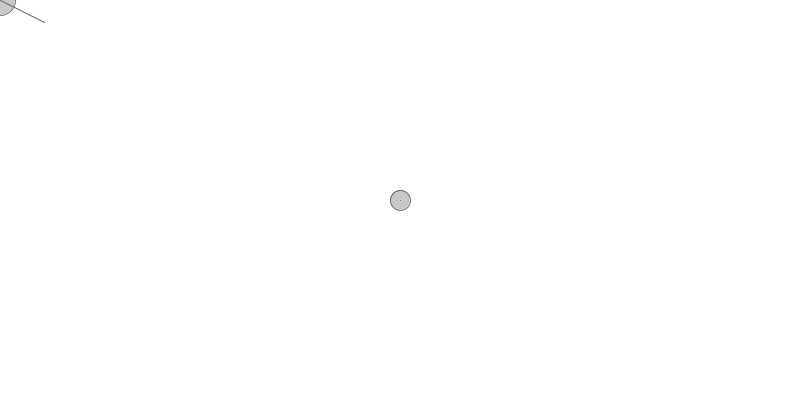
Frame 1 (no input)
Frame 60 (the mouse pressed at the canvas centre just before this capture): identical to frame 1, image omitted
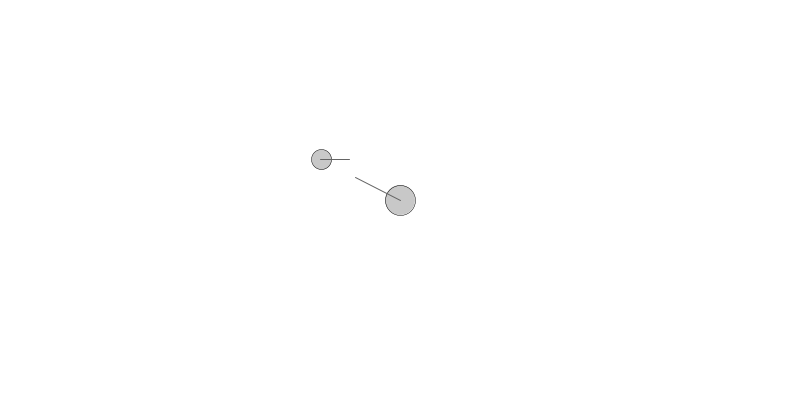
Frame 120 (the mouse held since frame 60 and released just before this capture)

The Processing sketch that drew these frames (run headless with seeded random() and noise(); from frame 60 on, the mouse is pressed at the canvas centre):

// Processing sketch: processing_44367
// ── processing_44367.pde

//  R.A. Robertson 2010.09 "Restless" ~ www.rariora.org ~

float x, y, dx, dy, slope, amp, mouseV, angleC, angleS,
h, o, a, easing, strayX, strayY, homeX, homeY;
int change, toggle, toggleT;

void setup() {
  size(800, 400);
  noCursor();
  smooth();
//  background(0);
 x = width/2; y = height/2; toggle = -1; easing = 0.005;
  homeY = height/2; homeX = width/2;
 }

void draw() { 
  fill(255);  noStroke();
  rect(0, 0, width, height);
  fill(200);
  stroke(0);
  strokeWeight(.5);
   ellipse(mouseX, mouseY, 30, 30); // Chaser (Mouse).
   ellipse(x, y, 20, 20); // Evader.

   dx = mouseX - x;         // Run.
   dy = mouseY - y;         // Rise.
   slope = dy/dx;           // Slope = rise/run.
    // Slope to angle conversion.
  if (dx >= 0 && dy >= 0) { angleS = atan(slope); } // AngleS = slope derivation.
  else if (dx < 0 && dy > 0) { angleS = atan(slope) + PI;}
  else if (dx < 0 && dy <= 0) { angleS = atan(slope) + PI; }
  else if (dx >=0 && dy < 0) { angleS = atan(slope) + 2*PI; } 
    
    mouseV = dist(mouseX, mouseY, pmouseX, pmouseY);
    amp = 50; // Amplitude. Here, radius of cycloid.
    
if (dist(mouseX, mouseY, x, y) <= amp) { // Set reaction distance.
  x = (mouseX) - (sin(angleC - PI/2) * amp); // Cycloidic behavior
  y = (mouseY) + (cos(angleC - PI/2) * amp);
  angleC = (angleC + mouseV/(amp)* toggle); // % (2*PI) for debugging clarity.
  change = int(random(1, 10));
  } 
  else {  angleC = angleS + PI;  } // Regular angle passed to initialize cycloidic angle.
  
  // Make line of intent indicator (optional).
       h = amp; // Define length of hypotenuse.
       o = sin(angleS) * h; // Find length of opposite.
       a = cos(angleS) * h; // Find length of adjacent.
  stroke(100);
  strokeWeight(1);
  line(mouseX, mouseY, mouseX - a, mouseY - o);

if (dist(mouseX, mouseY, x, y) <= amp) {  
   change = int(random(1, 5)); } else // Struggle randomly if snared.
   change = int(random(100, 200)); // Reverse direction unpredictably.
   toggleT = frameCount % change; // Set random time interval.
  if (toggleT == change - 1) { toggle = toggle * -1; 
   homeX = random(width); homeY = random(height); }
  
   strayX = homeX - x; strayY = homeY - y; // Return to foraging if out of chaser reach.
   float xThen = x; float yThen = y;
   if(abs(strayX) > 0 && abs(strayY) > 0) { x += strayX * easing; y += strayY * easing; }
   float distX=(x-xThen)*40; float distY=(y-yThen)*40; line(x, y, x-distX, y-distY);
  
}

// Easing to random location updated at random intervals. From "evasion_cycloidic" sketch.
